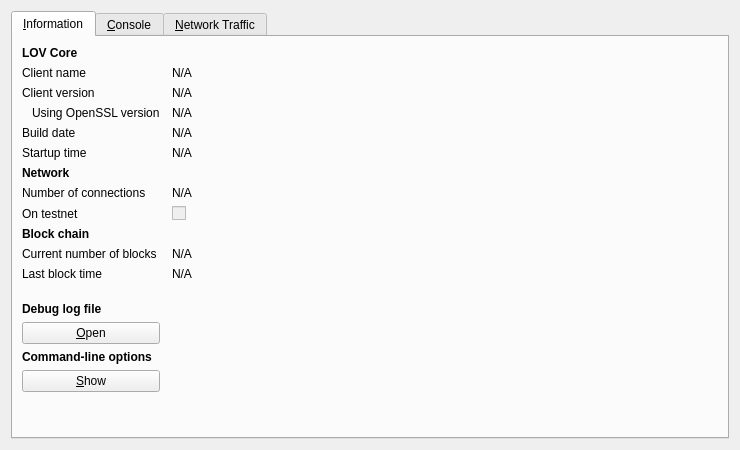
<?xml version="1.0" encoding="UTF-8"?>
<ui version="4.0">
 <class>RPCConsole</class>
 <widget class="QDialog" name="RPCConsole">
  <property name="geometry">
   <rect>
    <x>0</x>
    <y>0</y>
    <width>740</width>
    <height>450</height>
   </rect>
  </property>
  <property name="windowTitle">
   <string>LOV - Debug window</string>
  </property>
  <layout class="QVBoxLayout" name="verticalLayout_2">
   <item>
    <widget class="QTabWidget" name="tabWidget">
     <property name="currentIndex">
      <number>0</number>
     </property>
     <widget class="QWidget" name="tab_info">
      <attribute name="title">
       <string>&amp;Information</string>
      </attribute>
      <layout class="QGridLayout" name="gridLayout" columnstretch="0,1">
       <property name="horizontalSpacing">
        <number>12</number>
       </property>
       <item row="0" column="0">
        <widget class="QLabel" name="label_9">
         <property name="font">
          <font>
           <weight>75</weight>
           <bold>true</bold>
          </font>
         </property>
         <property name="text">
          <string>LOV Core</string>
         </property>
        </widget>
       </item>
       <item row="1" column="0">
        <widget class="QLabel" name="label_5">
         <property name="text">
          <string>Client name</string>
         </property>
        </widget>
       </item>
       <item row="1" column="1">
        <widget class="QLabel" name="clientName">
         <property name="cursor">
          <cursorShape>IBeamCursor</cursorShape>
         </property>
         <property name="text">
          <string>N/A</string>
         </property>
         <property name="textFormat">
          <enum>Qt::PlainText</enum>
         </property>
         <property name="textInteractionFlags">
          <set>Qt::LinksAccessibleByMouse|Qt::TextSelectableByKeyboard|Qt::TextSelectableByMouse</set>
         </property>
        </widget>
       </item>
       <item row="2" column="0">
        <widget class="QLabel" name="label_6">
         <property name="text">
          <string>Client version</string>
         </property>
        </widget>
       </item>
       <item row="2" column="1">
        <widget class="QLabel" name="clientVersion">
         <property name="cursor">
          <cursorShape>IBeamCursor</cursorShape>
         </property>
         <property name="text">
          <string>N/A</string>
         </property>
         <property name="textFormat">
          <enum>Qt::PlainText</enum>
         </property>
         <property name="textInteractionFlags">
          <set>Qt::LinksAccessibleByMouse|Qt::TextSelectableByKeyboard|Qt::TextSelectableByMouse</set>
         </property>
        </widget>
       </item>
       <item row="3" column="0">
        <widget class="QLabel" name="label_14">
         <property name="text">
          <string>Using OpenSSL version</string>
         </property>
         <property name="indent">
          <number>10</number>
         </property>
        </widget>
       </item>
       <item row="3" column="1">
        <widget class="QLabel" name="openSSLVersion">
         <property name="cursor">
          <cursorShape>IBeamCursor</cursorShape>
         </property>
         <property name="text">
          <string>N/A</string>
         </property>
         <property name="textFormat">
          <enum>Qt::PlainText</enum>
         </property>
         <property name="textInteractionFlags">
          <set>Qt::LinksAccessibleByMouse|Qt::TextSelectableByKeyboard|Qt::TextSelectableByMouse</set>
         </property>
        </widget>
       </item>
       <item row="4" column="0">
        <widget class="QLabel" name="label_12">
         <property name="text">
          <string>Build date</string>
         </property>
        </widget>
       </item>
       <item row="4" column="1">
        <widget class="QLabel" name="buildDate">
         <property name="cursor">
          <cursorShape>IBeamCursor</cursorShape>
         </property>
         <property name="text">
          <string>N/A</string>
         </property>
         <property name="textFormat">
          <enum>Qt::PlainText</enum>
         </property>
         <property name="textInteractionFlags">
          <set>Qt::LinksAccessibleByMouse|Qt::TextSelectableByKeyboard|Qt::TextSelectableByMouse</set>
         </property>
        </widget>
       </item>
       <item row="5" column="0">
        <widget class="QLabel" name="label_13">
         <property name="text">
          <string>Startup time</string>
         </property>
        </widget>
       </item>
       <item row="5" column="1">
        <widget class="QLabel" name="startupTime">
         <property name="cursor">
          <cursorShape>IBeamCursor</cursorShape>
         </property>
         <property name="text">
          <string>N/A</string>
         </property>
         <property name="textFormat">
          <enum>Qt::PlainText</enum>
         </property>
         <property name="textInteractionFlags">
          <set>Qt::LinksAccessibleByMouse|Qt::TextSelectableByKeyboard|Qt::TextSelectableByMouse</set>
         </property>
        </widget>
       </item>
       <item row="6" column="0">
        <widget class="QLabel" name="label_11">
         <property name="font">
          <font>
           <weight>75</weight>
           <bold>true</bold>
          </font>
         </property>
         <property name="text">
          <string>Network</string>
         </property>
        </widget>
       </item>
       <item row="7" column="0">
        <widget class="QLabel" name="label_7">
         <property name="text">
          <string>Number of connections</string>
         </property>
        </widget>
       </item>
       <item row="7" column="1">
        <widget class="QLabel" name="numberOfConnections">
         <property name="cursor">
          <cursorShape>IBeamCursor</cursorShape>
         </property>
         <property name="text">
          <string>N/A</string>
         </property>
         <property name="textFormat">
          <enum>Qt::PlainText</enum>
         </property>
         <property name="textInteractionFlags">
          <set>Qt::LinksAccessibleByMouse|Qt::TextSelectableByKeyboard|Qt::TextSelectableByMouse</set>
         </property>
        </widget>
       </item>
       <item row="8" column="0">
        <widget class="QLabel" name="label_8">
         <property name="text">
          <string>On testnet</string>
         </property>
        </widget>
       </item>
       <item row="8" column="1">
        <widget class="QCheckBox" name="isTestNet">
         <property name="enabled">
          <bool>false</bool>
         </property>
         <property name="text">
          <string/>
         </property>
        </widget>
       </item>
       <item row="9" column="0">
        <widget class="QLabel" name="label_10">
         <property name="font">
          <font>
           <weight>75</weight>
           <bold>true</bold>
          </font>
         </property>
         <property name="text">
          <string>Block chain</string>
         </property>
        </widget>
       </item>
       <item row="10" column="0">
        <widget class="QLabel" name="label_3">
         <property name="text">
          <string>Current number of blocks</string>
         </property>
        </widget>
       </item>
       <item row="10" column="1">
        <widget class="QLabel" name="numberOfBlocks">
         <property name="cursor">
          <cursorShape>IBeamCursor</cursorShape>
         </property>
         <property name="text">
          <string>N/A</string>
         </property>
         <property name="textFormat">
          <enum>Qt::PlainText</enum>
         </property>
         <property name="textInteractionFlags">
          <set>Qt::LinksAccessibleByMouse|Qt::TextSelectableByKeyboard|Qt::TextSelectableByMouse</set>
         </property>
        </widget>
       </item>
       <item row="11" column="0">
        <widget class="QLabel" name="label_2">
         <property name="text">
          <string>Last block time</string>
         </property>
        </widget>
       </item>
       <item row="11" column="1">
        <widget class="QLabel" name="lastBlockTime">
         <property name="cursor">
          <cursorShape>IBeamCursor</cursorShape>
         </property>
         <property name="text">
          <string>N/A</string>
         </property>
         <property name="textFormat">
          <enum>Qt::PlainText</enum>
         </property>
         <property name="textInteractionFlags">
          <set>Qt::LinksAccessibleByMouse|Qt::TextSelectableByKeyboard|Qt::TextSelectableByMouse</set>
         </property>
        </widget>
       </item>
       <item row="12" column="0">
        <spacer name="verticalSpacer_2">
         <property name="orientation">
          <enum>Qt::Vertical</enum>
         </property>
         <property name="sizeHint" stdset="0">
          <size>
           <width>20</width>
           <height>20</height>
          </size>
         </property>
        </spacer>
       </item>
       <item row="13" column="0">
        <widget class="QLabel" name="labelDebugLogfile">
         <property name="font">
          <font>
           <weight>75</weight>
           <bold>true</bold>
          </font>
         </property>
         <property name="text">
          <string>Debug log file</string>
         </property>
        </widget>
       </item>
       <item row="14" column="0">
        <widget class="QPushButton" name="openDebugLogfileButton">
         <property name="toolTip">
          <string>Open the LOV debug log file from the current data directory. This can take a few seconds for large log files.</string>
         </property>
         <property name="text">
          <string>&amp;Open</string>
         </property>
         <property name="autoDefault">
          <bool>false</bool>
         </property>
        </widget>
       </item>
       <item row="15" column="0">
        <widget class="QLabel" name="labelCLOptions">
         <property name="font">
          <font>
           <weight>75</weight>
           <bold>true</bold>
          </font>
         </property>
         <property name="text">
          <string>Command-line options</string>
         </property>
        </widget>
       </item>
       <item row="16" column="0">
        <widget class="QPushButton" name="showCLOptionsButton">
         <property name="toolTip">
          <string>Show the LOV-Qt help message to get a list with possible LOV command-line options.</string>
         </property>
         <property name="text">
          <string>&amp;Show</string>
         </property>
         <property name="autoDefault">
          <bool>false</bool>
         </property>
        </widget>
       </item>
       <item row="17" column="0">
        <spacer name="verticalSpacer">
         <property name="orientation">
          <enum>Qt::Vertical</enum>
         </property>
         <property name="sizeHint" stdset="0">
          <size>
           <width>20</width>
           <height>40</height>
          </size>
         </property>
        </spacer>
       </item>
      </layout>
     </widget>
     <widget class="QWidget" name="tab_console">
      <attribute name="title">
       <string>&amp;Console</string>
      </attribute>
      <layout class="QVBoxLayout" name="verticalLayout_3">
       <property name="spacing">
        <number>3</number>
       </property>
       <item>
        <widget class="QTextEdit" name="messagesWidget">
         <property name="minimumSize">
          <size>
           <width>0</width>
           <height>100</height>
          </size>
         </property>
         <property name="readOnly">
          <bool>true</bool>
         </property>
         <property name="tabKeyNavigation" stdset="0">
          <bool>false</bool>
         </property>
         <property name="columnCount" stdset="0">
          <number>2</number>
         </property>
        </widget>
       </item>
       <item>
        <layout class="QHBoxLayout" name="horizontalLayout">
         <property name="spacing">
          <number>3</number>
         </property>
         <item>
          <widget class="QLabel" name="label">
           <property name="text">
            <string notr="true">&gt;</string>
           </property>
          </widget>
         </item>
         <item>
          <widget class="QLineEdit" name="lineEdit"/>
         </item>
         <item>
          <widget class="QPushButton" name="clearButton">
           <property name="maximumSize">
            <size>
             <width>24</width>
             <height>24</height>
            </size>
           </property>
           <property name="toolTip">
            <string>Clear console</string>
           </property>
           <property name="text">
            <string/>
           </property>
           <property name="icon">
            <iconset resource="../bitcoin.qrc">
             <normaloff>:/icons/remove</normaloff>:/icons/remove</iconset>
           </property>
           <property name="shortcut">
            <string notr="true">Ctrl+L</string>
           </property>
           <property name="autoDefault">
            <bool>false</bool>
           </property>
          </widget>
         </item>
        </layout>
       </item>
      </layout>
     </widget>
     <widget class="QWidget" name="tab">
      <attribute name="title">
       <string>&amp;Network Traffic</string>
      </attribute>
      <layout class="QHBoxLayout" name="horizontalLayout_3">
       <item>
        <layout class="QVBoxLayout" name="verticalLayout_4">
         <item>
          <widget class="TrafficGraphWidget" name="trafficGraph" native="true">
           <property name="sizePolicy">
            <sizepolicy hsizetype="Expanding" vsizetype="Expanding">
             <horstretch>0</horstretch>
             <verstretch>0</verstretch>
            </sizepolicy>
           </property>
          </widget>
         </item>
         <item>
          <layout class="QHBoxLayout" name="horizontalLayout_2">
           <item>
            <widget class="QSlider" name="sldGraphRange">
             <property name="minimum">
              <number>1</number>
             </property>
             <property name="maximum">
              <number>288</number>
             </property>
             <property name="pageStep">
              <number>12</number>
             </property>
             <property name="value">
              <number>6</number>
             </property>
             <property name="orientation">
              <enum>Qt::Horizontal</enum>
             </property>
            </widget>
           </item>
           <item>
            <widget class="QLabel" name="lblGraphRange">
             <property name="minimumSize">
              <size>
               <width>100</width>
               <height>0</height>
              </size>
             </property>
             <property name="alignment">
              <set>Qt::AlignCenter</set>
             </property>
            </widget>
           </item>
           <item>
            <widget class="QPushButton" name="btnClearTrafficGraph">
             <property name="text">
              <string>&amp;Clear</string>
             </property>
            </widget>
           </item>
          </layout>
         </item>
        </layout>
       </item>
       <item>
        <layout class="QVBoxLayout" name="verticalLayout">
         <item>
          <widget class="QGroupBox" name="groupBox">
           <property name="title">
            <string>Totals</string>
           </property>
           <layout class="QVBoxLayout" name="verticalLayout_5">
            <item>
             <layout class="QHBoxLayout" name="horizontalLayout_4">
              <item>
               <widget class="Line" name="line">
                <property name="sizePolicy">
                 <sizepolicy hsizetype="Fixed" vsizetype="Fixed">
                  <horstretch>0</horstretch>
                  <verstretch>0</verstretch>
                 </sizepolicy>
                </property>
                <property name="minimumSize">
                 <size>
                  <width>10</width>
                  <height>0</height>
                 </size>
                </property>
                <property name="palette">
                 <palette>
                  <active>
                   <colorrole role="Light">
                    <brush brushstyle="SolidPattern">
                     <color alpha="255">
                      <red>0</red>
                      <green>255</green>
                      <blue>0</blue>
                     </color>
                    </brush>
                   </colorrole>
                  </active>
                  <inactive>
                   <colorrole role="Light">
                    <brush brushstyle="SolidPattern">
                     <color alpha="255">
                      <red>0</red>
                      <green>255</green>
                      <blue>0</blue>
                     </color>
                    </brush>
                   </colorrole>
                  </inactive>
                  <disabled>
                   <colorrole role="Light">
                    <brush brushstyle="SolidPattern">
                     <color alpha="255">
                      <red>0</red>
                      <green>255</green>
                      <blue>0</blue>
                     </color>
                    </brush>
                   </colorrole>
                  </disabled>
                 </palette>
                </property>
                <property name="orientation">
                 <enum>Qt::Horizontal</enum>
                </property>
               </widget>
              </item>
              <item>
               <widget class="QLabel" name="label_16">
                <property name="text">
                 <string>In:</string>
                </property>
               </widget>
              </item>
              <item>
               <widget class="QLabel" name="lblBytesIn">
                <property name="minimumSize">
                 <size>
                  <width>50</width>
                  <height>0</height>
                 </size>
                </property>
                <property name="alignment">
                 <set>Qt::AlignRight|Qt::AlignTrailing|Qt::AlignVCenter</set>
                </property>
               </widget>
              </item>
             </layout>
            </item>
            <item>
             <layout class="QHBoxLayout" name="horizontalLayout_5">
              <item>
               <widget class="Line" name="line_2">
                <property name="sizePolicy">
                 <sizepolicy hsizetype="Fixed" vsizetype="Fixed">
                  <horstretch>0</horstretch>
                  <verstretch>0</verstretch>
                 </sizepolicy>
                </property>
                <property name="minimumSize">
                 <size>
                  <width>10</width>
                  <height>0</height>
                 </size>
                </property>
                <property name="palette">
                 <palette>
                  <active>
                   <colorrole role="Light">
                    <brush brushstyle="SolidPattern">
                     <color alpha="255">
                      <red>255</red>
                      <green>0</green>
                      <blue>0</blue>
                     </color>
                    </brush>
                   </colorrole>
                  </active>
                  <inactive>
                   <colorrole role="Light">
                    <brush brushstyle="SolidPattern">
                     <color alpha="255">
                      <red>255</red>
                      <green>0</green>
                      <blue>0</blue>
                     </color>
                    </brush>
                   </colorrole>
                  </inactive>
                  <disabled>
                   <colorrole role="Light">
                    <brush brushstyle="SolidPattern">
                     <color alpha="255">
                      <red>255</red>
                      <green>0</green>
                      <blue>0</blue>
                     </color>
                    </brush>
                   </colorrole>
                  </disabled>
                 </palette>
                </property>
                <property name="orientation">
                 <enum>Qt::Horizontal</enum>
                </property>
               </widget>
              </item>
              <item>
               <widget class="QLabel" name="label_17">
                <property name="text">
                 <string>Out:</string>
                </property>
               </widget>
              </item>
              <item>
               <widget class="QLabel" name="lblBytesOut">
                <property name="minimumSize">
                 <size>
                  <width>50</width>
                  <height>0</height>
                 </size>
                </property>
                <property name="alignment">
                 <set>Qt::AlignRight|Qt::AlignTrailing|Qt::AlignVCenter</set>
                </property>
               </widget>
              </item>
             </layout>
            </item>
            <item>
             <spacer name="verticalSpacer_4">
              <property name="orientation">
               <enum>Qt::Vertical</enum>
              </property>
              <property name="sizeHint" stdset="0">
               <size>
                <width>20</width>
                <height>407</height>
               </size>
              </property>
             </spacer>
            </item>
           </layout>
          </widget>
         </item>
        </layout>
       </item>
      </layout>
     </widget>
    </widget>
   </item>
  </layout>
 </widget>
 <customwidgets>
  <customwidget>
   <class>TrafficGraphWidget</class>
   <extends>QWidget</extends>
   <header>trafficgraphwidget.h</header>
   <container>1</container>
   <slots>
    <slot>clear()</slot>
   </slots>
  </customwidget>
 </customwidgets>
 <resources>
  <include location="../bitcoin.qrc"/>
 </resources>
 <connections/>
</ui>
